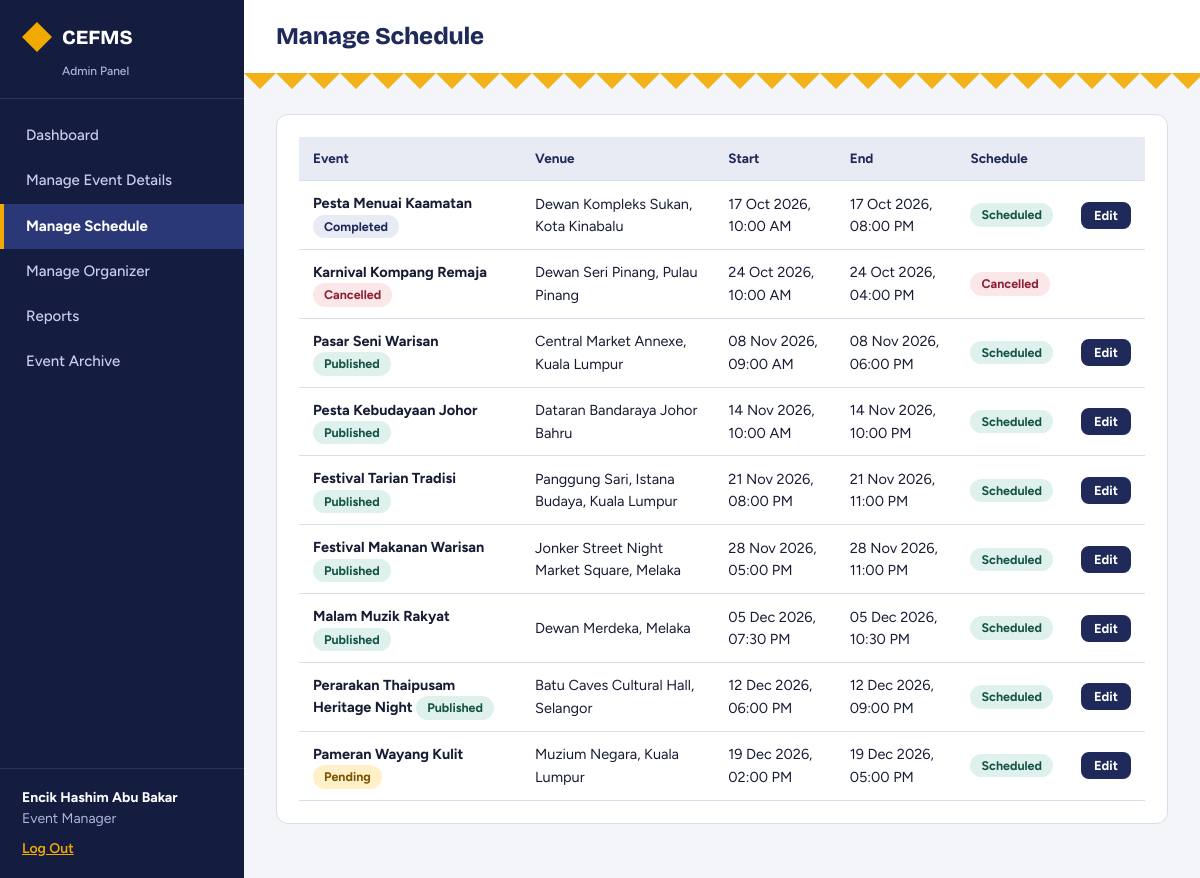
Page /admin/schedule.php (signed in) on the committed database.
### tables this page shows
CREATE TABLE `schedule` (
  `scheduleId` int(11) NOT NULL AUTO_INCREMENT,
  `eventId` int(11) NOT NULL,
  `venue` varchar(120) NOT NULL,
  `startDateTime` datetime NOT NULL,
  `endDateTime` datetime NOT NULL,
  `status` enum('Scheduled','Rescheduled','Cancelled') NOT NULL DEFAULT 'Scheduled',
  PRIMARY KEY (`scheduleId`),
  KEY `fk_sched_event` (`eventId`),
  KEY `idx_sched_venue` (`venue`,`startDateTime`,`endDateTime`),
  CONSTRAINT `fk_sched_event` FOREIGN KEY (`eventId`) REFERENCES `event` (`eventId`) ON DELETE CASCADE,
  CONSTRAINT `chk_time` CHECK (`endDateTime` > `startDateTime`)
);

CREATE TABLE `event` (
  `eventId` int(11) NOT NULL AUTO_INCREMENT,
  `organizerId` int(11) NOT NULL,
  `title` varchar(150) NOT NULL,
  `description` text NOT NULL,
  `category` enum('Music','Dance','Craft','Food','Religious','Multi-cultural') NOT NULL,
  `ticketPrice` decimal(8,2) NOT NULL,
  `totalSeats` int(11) NOT NULL,
  `availableSeats` int(11) NOT NULL,
  `status` enum('Pending','Published','Cancelled','Completed') NOT NULL DEFAULT 'Pending',
  `archived` tinyint(1) NOT NULL DEFAULT 0,
  `createdDate` datetime NOT NULL DEFAULT current_timestamp(),
  PRIMARY KEY (`eventId`),
  KEY `fk_event_org` (`organizerId`),
  CONSTRAINT `fk_event_org` FOREIGN KEY (`organizerId`) REFERENCES `user` (`userId`),
  CONSTRAINT `chk_seats` CHECK (`availableSeats` >= 0 and `availableSeats` <= `totalSeats`),
  CONSTRAINT `chk_price` CHECK (`ticketPrice` >= 0)
);

### includes/helpers.php (called while the page is built, shortened)
<?php
function e($v): string { return htmlspecialchars((string)$v, ENT_QUOTES, 'UTF-8'); }
function dt(string $s, string $fmt = 'd M Y, h:i A'): string { return date($fmt, strtotime($s)); }
function current_user(): ?array {
    static $checked = null;
    if ($checked !== $_SESSION['user']['userId']) {
        $checked = $_SESSION['user']['userId'];
    }
    return $_SESSION['user'];
}

### public/admin/schedule.php (the view, shortened to what this page needs)
<?php
$pdo = db();
$rows = $pdo->query("SELECT s.*, e.title, e.status AS estatus
                     FROM schedule s JOIN event e ON e.eventId = s.eventId
                     ORDER BY s.startDateTime")->fetchAll();
admin_header('Manage Schedule', 'schedule');
?>
<div class="card">
<table>
  <thead><tr><th>Event</th><th>Venue</th><th>Start</th><th>End</th><th>Schedule</th><th></th></tr></thead>
  <tbody>
  <?php foreach ($rows as $r) { ?>
    <tr>
      <td><b><?= e($r['title']) ?></b> <?= status_badge($r['estatus']) ?></td>
      <td><?= e($r['venue']) ?></td>
      <td><?= e(dt($r['startDateTime'])) ?></td>
      <td><?= e(dt($r['endDateTime'])) ?></td>
      <td><?= status_badge($r['status']) ?></td>
      <td>
        <?php if ($r['status'] !== 'Cancelled') { ?>
          <a class="btn sm" href="?edit=<?= (int)$r['scheduleId'] ?>">Edit</a>
        <?php } ?>
      </td>
    </tr>
  <?php } ?>
  </tbody>
</table>
</div>
<?php admin_footer();

### includes/layout.php (shortened to what this page needs)
</body></html><?php
function admin_header(string $title, string $active): void {
    $u = current_user();
    $menu = [];
    if ($u) {
        $menu[] = ['dash', '/admin/index.php', 'Dashboard'];
        if ($u['role'] === 'Organizer') {
            $menu[] = ['create', '/admin/event_create.php', 'Create Event'];
            $menu[] = ['history', '/admin/history.php', 'Event History'];
        } else {
            $menu[] = ['events', '/admin/events.php', 'Manage Event Details'];
            $menu[] = ['schedule', '/admin/schedule.php', 'Manage Schedule'];
            $menu[] = ['orgs', '/admin/organizers.php', 'Manage Organizer'];
            $menu[] = ['reports', '/admin/reports.php', 'Reports'];
            $menu[] = ['archive', '/admin/archive.php', 'Event Archive'];
        }
    }
    ?><!doctype html>
<html lang="en"><head><meta charset="utf-8"><meta name="viewport" content="width=device-width, initial-scale=1">
<link rel="stylesheet" href="/assets/admin.css"></head>
<body class="adm">
<aside class="side">
  <div class="side-brand"><span class="logo" aria-hidden="true"></span>CEFMS<small>Admin Panel</small></div>
  <?php if ($u): ?>
  <nav>
    <?php foreach ($menu as $item) { ?>
      <a href="<?= $item[1] ?>" class="<?= ($active === $item[0]) ? 'on' : '' ?>"><?= $item[2] ?></a>
    <?php } ?>
  </nav>
  <div class="side-user"><strong><?= e($u['fullName']) ?></strong><span><?= e($u['role']) ?></span>
    <a href="/admin/logout.php">Log Out</a></div>
  <?php endif; ?>
</aside>
<section class="main">
  <div class="top"><h1><?= e($title) ?></h1></div>
  <div class="content">
<?php $f = flash(); if ($f) { ?><div class="alert <?= e($f['type']) ?>" role="alert"><?= e($f['msg']) ?></div><?php }
}
function admin_footer(): void { ?>
  </div>
</section>
</body></html><?php
}
function status_badge(string $s): string {
    $cls = strtolower(str_replace(' ', '-', $s));
    return '<span class="badge b-' . e($cls) . '">' . e($s) . '</span>';
}
?>

### public/assets/admin.css (style rules this page uses)
:root { --indigo:#1F2A5A;--indigo-d:#141C40;--indigo-m:#2B3877;--indigo-l:#E8EAF4;--saffron:#F2A900;--saffron-l:#FFF0C7;--pandan:#2A7F6F;--pandan-l:#DFF1EC;--rose:#B3364A;--rose-l:#FBE6E9;--amber:#7A5200;--amber-l:#FFF0C7; --bg:#F4F5F9;--ink:#171B33;--muted:#5B6180;--line:#DADDEB;--head:"Bricolage Grotesque",Georgia,serif;--body:Figtree,"Segoe UI",Arial,sans-serif; }
* { box-sizing:border-box }
body.adm { margin:0;font-family:var(--body);font-size:15.5px;background:var(--bg);color:var(--ink);display:flex;min-height:100vh;line-height:1.55 }
h1,h2 { font-family:var(--head);letter-spacing:-.01em }
.side { width:244px;background:var(--indigo-d);color:#fff;display:flex;flex-direction:column;flex-shrink:0 }
.side-brand { padding:22px 22px 20px;font:800 20px/1.1 var(--head);display:flex;align-items:center;flex-wrap:wrap;gap:10px;border-bottom:1px solid rgba(255,255,255,.1) }
.side-brand small { flex-basis:100%;margin:2px 0 0 40px;font:500 12px var(--body);color:#AEB6DC }
.logo { width:30px;height:30px;background:var(--saffron);clip-path:polygon(50% 0,100% 50%,50% 100%,0 50%);display:inline-block }
.side nav { padding:14px 0;flex:1 }
.side nav a { display:block;color:#C9CFEA;text-decoration:none;padding:11px 22px;font-size:15px;font-weight:500;border-left:4px solid transparent }
.side nav a.on { background:var(--indigo-m);color:#fff;font-weight:700;border-left-color:var(--saffron) }
.side-user { padding:18px 22px;border-top:1px solid rgba(255,255,255,.1);font-size:14px }
.side-user span { display:block;color:#AEB6DC;margin-bottom:8px }
.side-user a { color:var(--saffron);font-weight:600 }
.main { flex:1;min-width:0 }
.top { background:#fff;border-bottom:1px solid var(--line);padding:18px 32px;position:relative }
.top:after { content:"";position:absolute;left:0;right:0;bottom:-16px;height:16px;background:var(--tumpal) repeat-x top left;transform:scaleY(-1);opacity:.9 }
.top h1 { margin:0;font-size:24px;font-weight:800;color:var(--indigo) }
.content { padding:40px 32px 32px }
.card { background:#fff;border:1px solid var(--line);border-radius:12px;padding:22px;margin-bottom:22px }
.btn { display:inline-block;border:2px solid var(--indigo);border-radius:8px;padding:8px 16px;font:700 14px var(--body);cursor:pointer;text-decoration:none;background:var(--indigo);color:#fff;transition:background .15s }
.btn.sm { padding:4px 11px;font-size:13px }
table { width:100%;border-collapse:collapse;font-size:14.5px }
th,td { padding:11px 14px;border-bottom:1px solid var(--line);text-align:left;vertical-align:middle }
th { background:var(--indigo-l);font-size:13.5px;font-weight:700;color:var(--indigo) }
.badge { display:inline-block;padding:2px 11px;border-radius:999px;font-size:12.5px;font-weight:700;background:#eee }
.b-paid,.b-successful,.b-published,.b-active,.b-scheduled { background:var(--pandan-l);color:#145446 }
.b-reserved,.b-pending,.b-rescheduled { background:var(--amber-l);color:var(--amber) }
.b-cancelled,.b-expired,.b-failed,.b-inactive { background:var(--rose-l);color:#8A2234 }
.b-completed { background:var(--indigo-l);color:var(--indigo) }

### rows in the picture
schedule: eventId.title "Pesta Menuai Kaamatan", eventId.status "Completed Scheduled", venue "Dewan Kompleks Sukan, Kota Kinabalu", startDateTime "17 Oct 2026, 10:00 AM", endDateTime "17 Oct 2026, 08:00 PM"
schedule: eventId.title "Karnival Kompang Remaja", eventId.status "Cancelled Cancelled", venue "Dewan Seri Pinang, Pulau Pinang", startDateTime "24 Oct 2026, 10:00 AM", endDateTime "24 Oct 2026, 04:00 PM"
schedule: eventId.title "Pasar Seni Warisan", eventId.status "Published Scheduled", venue "Central Market Annexe, Kuala Lumpur", startDateTime "08 Nov 2026, 09:00 AM", endDateTime "08 Nov 2026, 06:00 PM"
schedule: eventId.title "Pesta Kebudayaan Johor", eventId.status "Published Scheduled", venue "Dataran Bandaraya Johor Bahru", startDateTime "14 Nov 2026, 10:00 AM", endDateTime "14 Nov 2026, 10:00 PM"
schedule: eventId.title "Festival Tarian Tradisi", eventId.status "Published Scheduled", venue "Panggung Sari, Istana Budaya, Kuala Lumpur", startDateTime "21 Nov 2026, 08:00 PM", endDateTime "21 Nov 2026, 11:00 PM"
schedule: eventId.title "Festival Makanan Warisan", eventId.status "Published Scheduled", venue "Jonker Street Night Market Square, Melaka", startDateTime "28 Nov 2026, 05:00 PM", endDateTime "28 Nov 2026, 11:00 PM"
schedule: eventId.title "Malam Muzik Rakyat", eventId.status "Published Scheduled", venue "Dewan Merdeka, Melaka", startDateTime "05 Dec 2026, 07:30 PM", endDateTime "05 Dec 2026, 10:30 PM"
schedule: eventId.title "Perarakan Thaipusam Heritage Night", eventId.status "Published Scheduled", venue "Batu Caves Cultural Hall, Selangor", startDateTime "12 Dec 2026, 06:00 PM", endDateTime "12 Dec 2026, 09:00 PM"
schedule: eventId.title "Pameran Wayang Kulit", eventId.status "Pending Scheduled", venue "Muzium Negara, Kuala Lumpur", startDateTime "19 Dec 2026, 02:00 PM", endDateTime "19 Dec 2026, 05:00 PM"

### other values in the picture
$item[2] "Dashboard"
$item[2] "Manage Event Details"
$item[2] "Manage Schedule"
$item[2] "Manage Organizer"
$item[2] "Reports"
$item[2] "Event Archive"
$u['fullName'] "Encik Hashim Abu Bakar"
$u['role'] "Event Manager"
$title "Manage Schedule"
